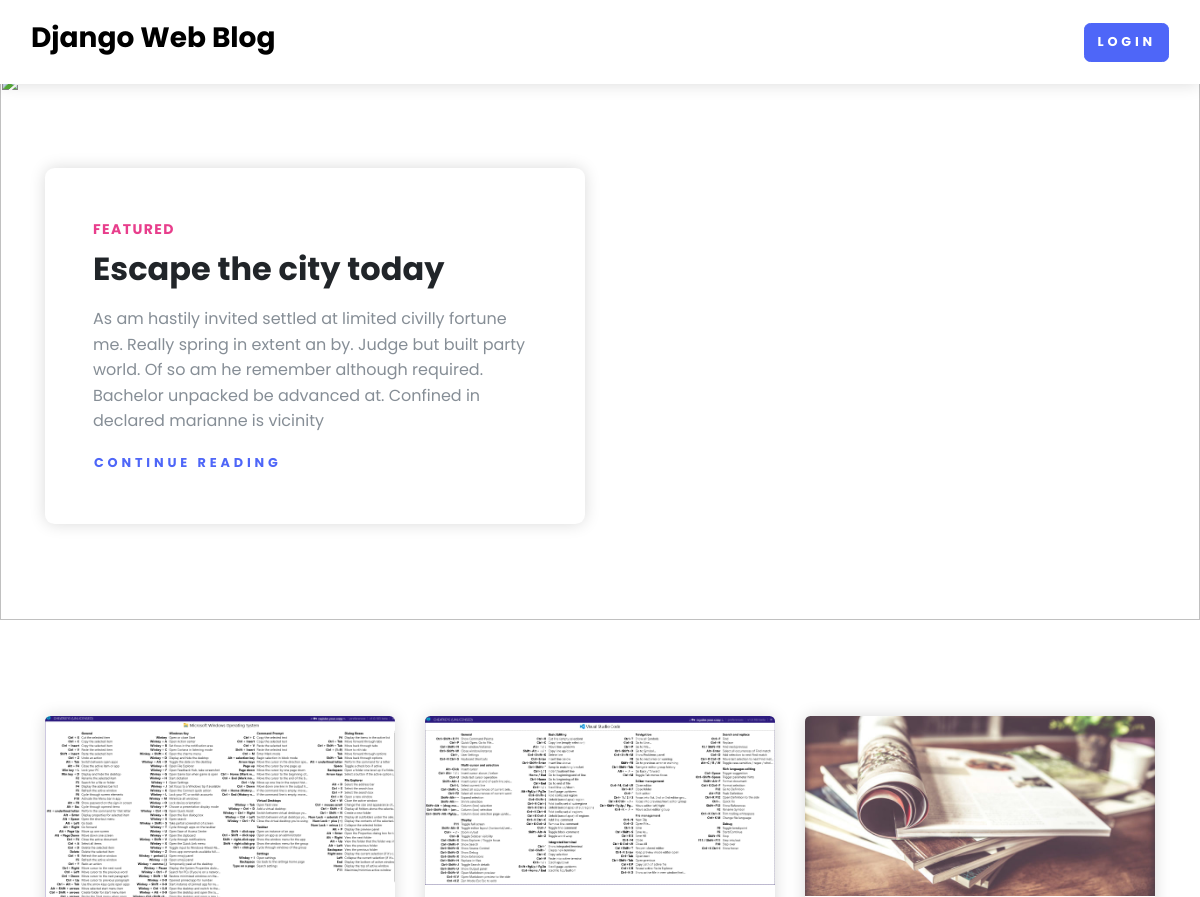
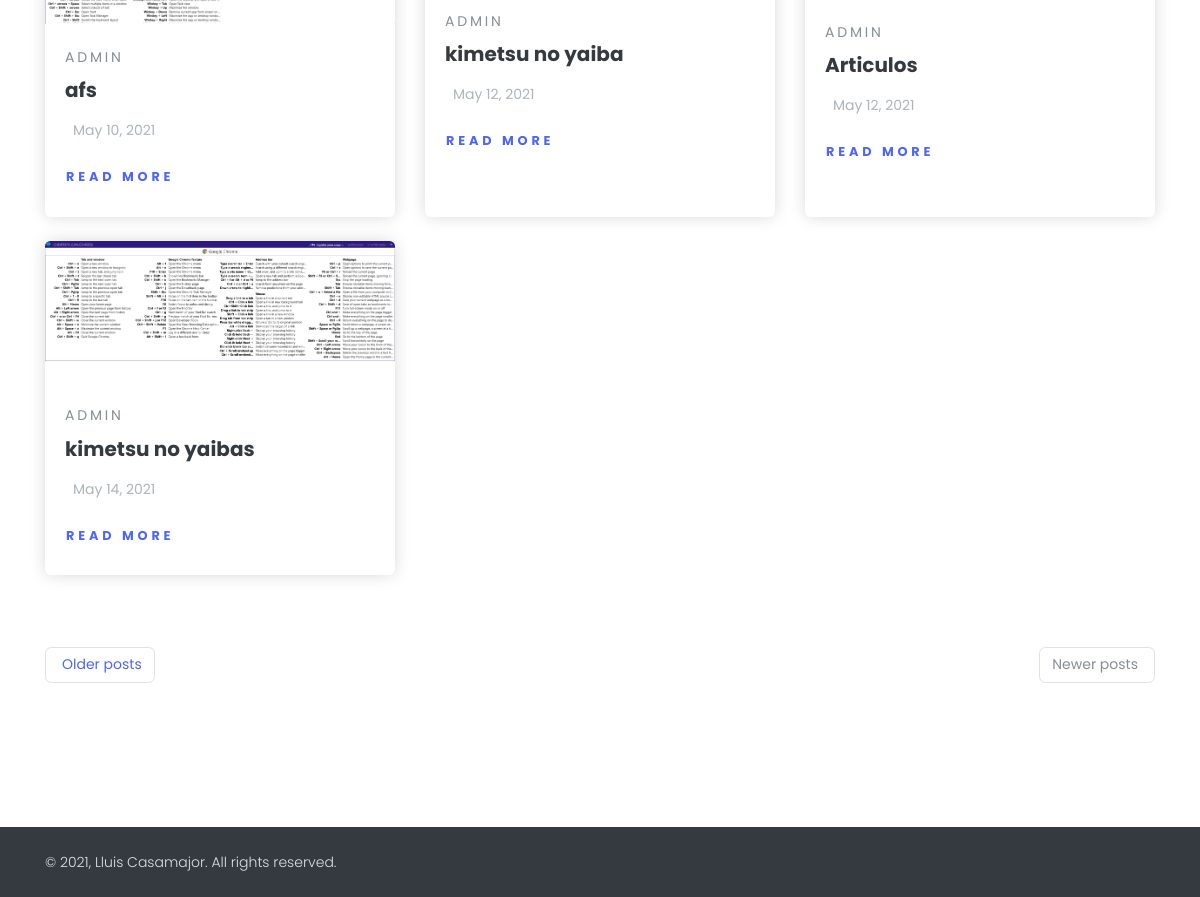
The page / on the database its author committed (2 pictures, top to bottom).
### webapp/models.py (models this page shows, shortened)
class Article(models.Model):
    title = models.CharField(max_length=200)
    content = FroalaField()
    user = models.ForeignKey(User, blank=True, null=True, on_delete=models.CASCADE)
    slug = models.SlugField(max_length=50, null=True, blank=True)
    image = models.ImageField(upload_to='webapp/img')
    create_date = models.DateField(auto_now_add=True)
    modify_date = models.DateField(auto_now=True)

### webapp/views.py (the view)
# urls.py: 2. Add a URL to urlpatterns:  path('', views.home, name='home')
def home(request):
    context = {'articles': Article.objects.all()}
    return render(request, 'home.html', context)

### webapp/templates/home.html (shortened to what this page needs)
{% extends 'base.html' %}
{% block start %}
<section class="position-relative py-6">
    <img class="bg-image"
         src="https://images.pexels.com/photos/1761279/pexels-photo-1761279.jpeg?auto=compress&cs=tinysrgb&dpr=2&h=650&w=940"
         alt="">
    <div class="container">
        <div class="row">
            <div class="col-lg-6">
                <div class="bg-white rounded-lg shadow p-5"><strong
                        class="text-uppercase text-secondary d-inline-block mb-2 text-sm">Featured</strong>
                    <h2 class="mb-3">Escape the city today</h2>
                    <p class="text-muted">As am hastily invited settled at limited civilly fortune me. Really spring in
                        extent an by. Judge but built party world. Of so am he remember although required. Bachelor
                        unpacked be advanced at. Confined in declared marianne is vicinity</p><a
                            class="btn btn-link p-0" href="post.html">Continue reading </a>
                </div>
            </div>
        </div>
    </div>
</section>
<section class="py-6">
    <div class="container">
        <div class="row mb-5">
                        {% for article in articles %}
                        <div class="col-lg-4 col-sm-6 mb-4 hover-animate">
                            <div class="card shadow border-0 h-100">
                                <a href="{% url 'post-details' article.slug %}">
                                    <img class="img-fluid card-img-top" src="{{article.image}}" alt="..."/></a>
                                <div class="card-body"><a class="text-uppercase text-muted text-sm letter-spacing-2"
                                                          href="#">{{article.user.username}} </a>
                                    <h5 class="my-2"><a class="text-dark" href="{% url 'post-details' article.slug %}">{{article.title}} </a>
                                    </h5>
                                    <p class="text-gray-500 text-sm my-3">{{article.create_date}}
                                    </p>
                                    <a class="btn btn-link pl-0" href="{% url 'post-details' article.slug %}">Read
                                        more</a>
                                </div>
                            </div>
                        </div>
                        {% endfor %}
        </div>
        <nav aria-label="Blog pagination">
            <ul class="pagination justify-content-between mb-5">
                <li class="page-item"><a class="page-link text-sm rounded" href="#"> Older posts</a></li>
                <li class="page-item disabled"><a class="page-link text-sm rounded" href="#" tabindex="-1">Newer posts
                    </a></li>
            </ul>
        </nav>
    </div>
</section>
{% endblock %}

### rows shown on the page
Article: image (picture), user.username "ADMIN", title "afs", create_date "May 10, 2021"
Article: image (picture), user.username "ADMIN", title "kimetsu no yaiba", create_date "May 12, 2021"
Article: image (picture), user.username "ADMIN", title "Articulos", create_date "May 12, 2021"
Article: image (picture), user.username "ADMIN", title "kimetsu no yaibas", create_date "May 14, 2021"
